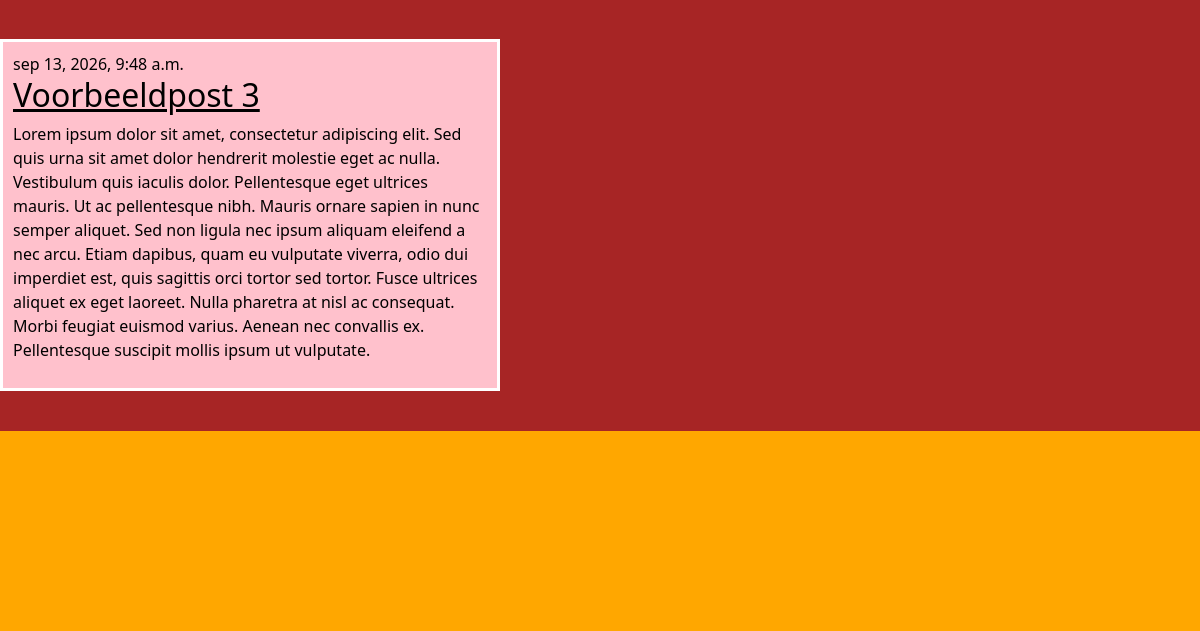
The app's page / (lower part), older data.
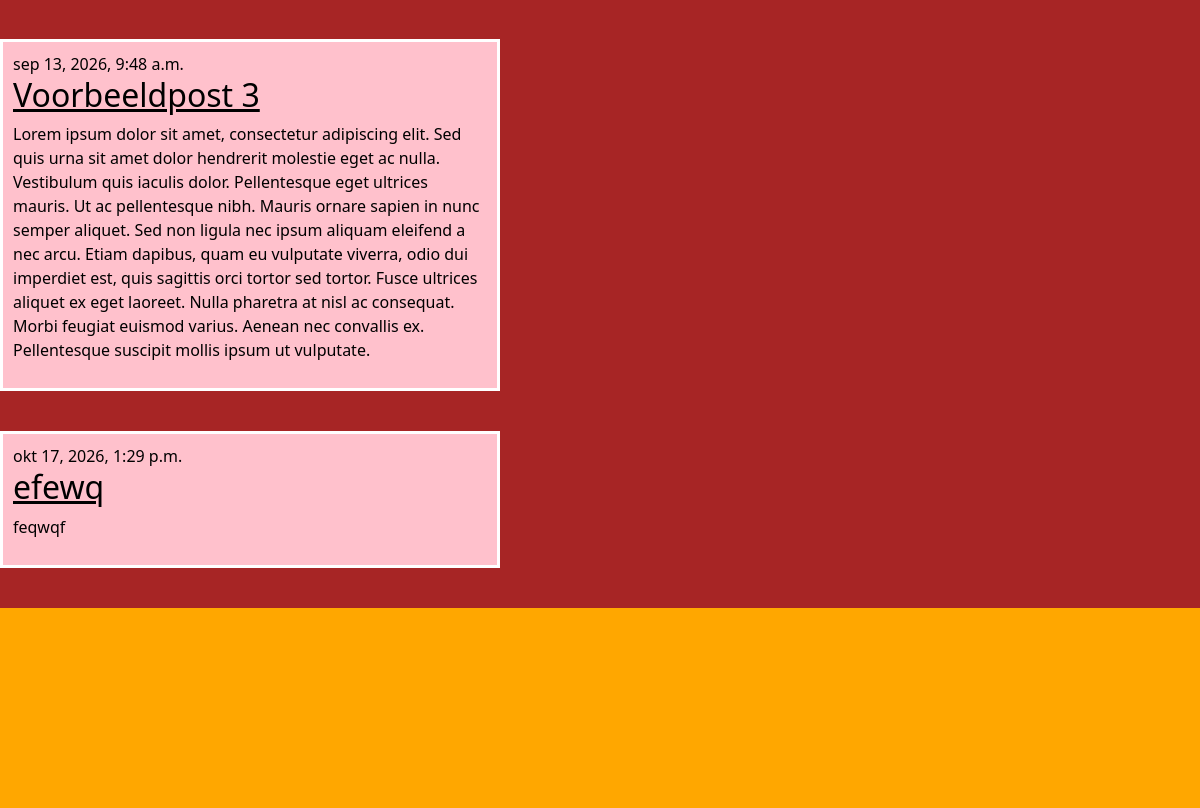
The same page, newer data.
### blog/models.py (models this page shows, shortened)
class Post(models.Model):
    author = models.ForeignKey(settings.AUTH_USER_MODEL, on_delete=models.CASCADE)
    title = models.CharField(max_length=200)
    text = models.TextField()
    created_date = models.DateTimeField(default=timezone.now)
    published_date = models.DateTimeField(blank=True, null=True)

### blog/views.py (the view)
def post_list(request):
    posts = Post.objects.filter(published_date__lte=timezone.now()).order_by('published_date')
    return render(request, 'blog/post_list.html', {'posts': posts})

### blog/templates/blog/post_list.html
{% extends 'blog/base.html' %}
{% block inhoud %}
{% for post in posts %}
<article class="post">
<time class="date">
{{ post.published_date }}
</time>
<h2><a href="">{{ post.title }}</a></h2>
<p>{{ post.text|linebreaksbr }}</p>
</article>
{% endfor %}
{% endblock %}

Row changes from the older to the newer data that the page shows:
added Post: published_date "okt 17, 2026, 1:29 p.m.", title "efewq", text "feqwqf"
